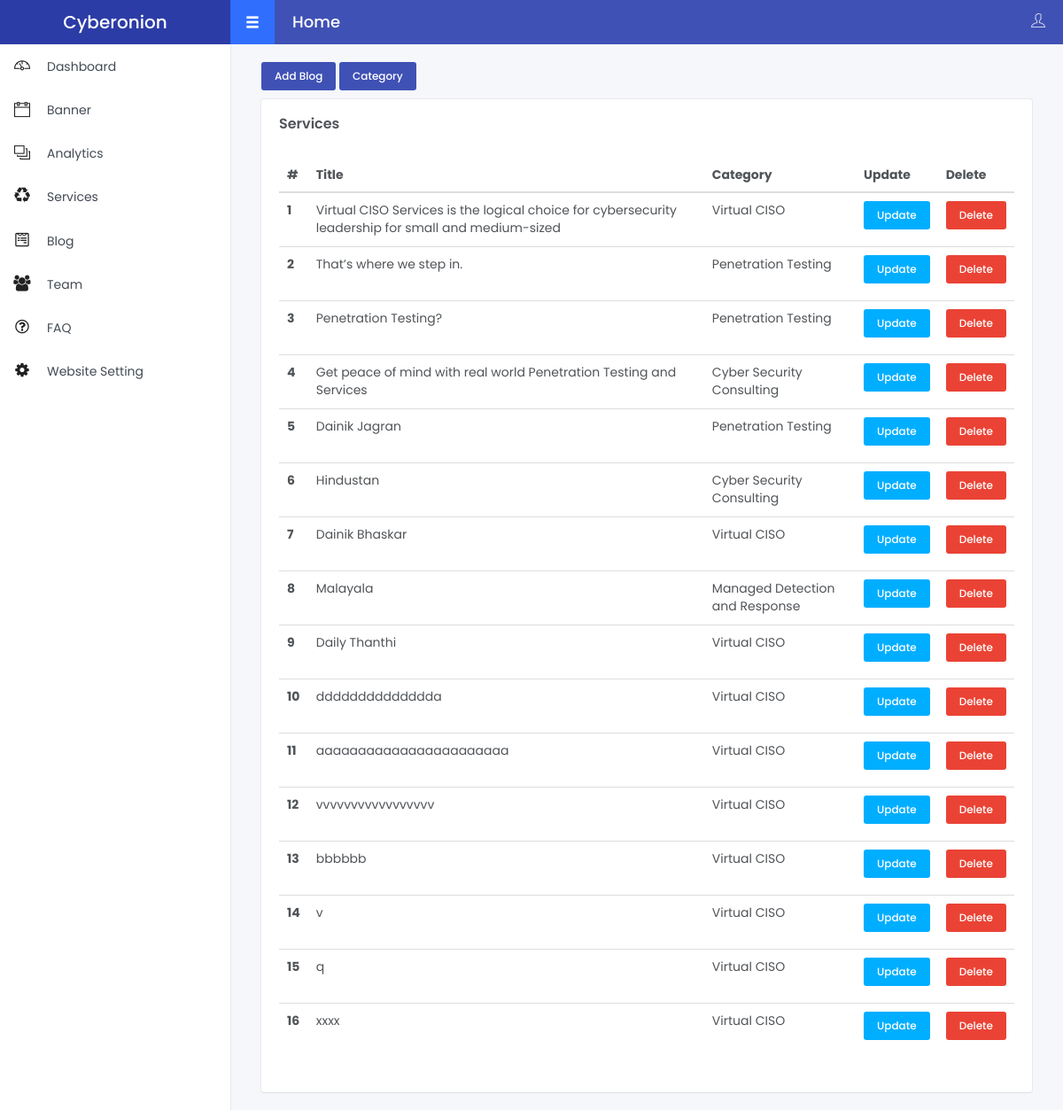
The app's page /admin/blog.php (signed in) with its own data.
### tables this page shows
CREATE TABLE `blog` (
  `b_id` int(12) NOT NULL,
  `b_title` varchar(100) NOT NULL,
  `b_img` varchar(1000) NOT NULL,
  `b_date` timestamp NOT NULL DEFAULT current_timestamp() ON UPDATE current_timestamp(),
  `b_desc` varchar(2000) NOT NULL,
  `c_id` int(12) DEFAULT NULL,
  `c_name` varchar(50) NOT NULL
);

### admin/blog.php (the view)
<?php
include("./include/config.php");
if (!isset($_SESSION['a_user'])) {
    header("Location: {$homename}/index.php");
} else {
    include("./include/sidebar.php");
    ?>
    <div class="col-xs-12">
        <a href="blog-add.php" class="btn waves-effect waves-light btn-primary btn-xs margin-bottom-10">Add Blog</a>
        <a href="blog-category.php" class="btn waves-effect waves-light btn-primary btn-xs margin-bottom-10">Category</a>
        <div class="box-content">
            <h4 class="box-title">Services</h4>
            <div class="table-responsive">
                <table class="table ">
                    <thead>
                        <tr>
                            <th>#</th>
                            <th>Title</th>
                            <th>Category</th>
                            <th>Update</th>
                            <th>Delete</th>
                        </tr>
                    </thead>
                    <tbody>
                        <?php
                        $i = 0;
                        $sql = "SELECT * FROM `blog` ";
                        $sql_res = mysqli_query($conn, $sql);
                        while ($row = mysqli_fetch_assoc($sql_res)) {
                            ?>
                            <tr>
                                <th scope="row">
                                    <?php echo $i = $i + 1 ?>
                                </th>
                                <td>
                                    <?php echo $row['b_title'] ?>
                                </td>
                                <td>
                                    <?php echo $row['c_name'] ?>
                                </td>
                                <td> <a href="blog-update.php?bid=<?php echo $row['b_id']; ?>"
                                        class="btn waves-effect waves-light btn-info btn-xs margin-bottom-10">Update</a></td>
                                <td><a href="blog-delete.php?bid=<?php echo $row['b_id']; ?>"
                                        class="btn waves-effect waves-light btn-danger btn-xs margin-bottom-10">Delete</a></td>
                            </tr>
                            <?php
                        }
                        ?>
                    </tbody>
                </table>
            </div>
        </div>
    </div>
    <?php
}
include("./include/footer.php");
?>

### records on screen
blog: b_title "Virtual CISO Services is the logical choice for cybersecurity leadership for small and medium-sized", c_name "Virtual CISO"
blog: i "2", b_title "That’s where we step in.", c_name "Penetration Testing"
blog: i "3", b_title "Penetration Testing?", c_name "Penetration Testing"
blog: i "4", b_title "Get peace of mind with real world Penetration Testing and Services", c_name "Cyber Security Consulting"
blog: i "5", b_title "Dainik Jagran", c_name "Penetration Testing"
blog: i "6", b_title "Hindustan", c_name "Cyber Security Consulting"
blog: i "7", b_title "Dainik Bhaskar", c_name "Virtual CISO"
blog: i "8", b_title "Malayala", c_name "Managed Detection and Response"
blog: i "9", b_title "Daily Thanthi", c_name "Virtual CISO"
blog: i "10", b_title "dddddddddddddda", c_name "Virtual CISO"
blog: i "11", b_title "aaaaaaaaaaaaaaaaaaaaaaa", c_name "Virtual CISO"
blog: i "12", b_title "vvvvvvvvvvvvvvvvv", c_name "Virtual CISO"
blog: i "13", b_title "bbbbbb", c_name "Virtual CISO"
blog: i "14", b_title "v", c_name "Virtual CISO"
blog: i "15", b_title "q", c_name "Virtual CISO"
blog: i "16", b_title "xxxx", c_name "Virtual CISO"
